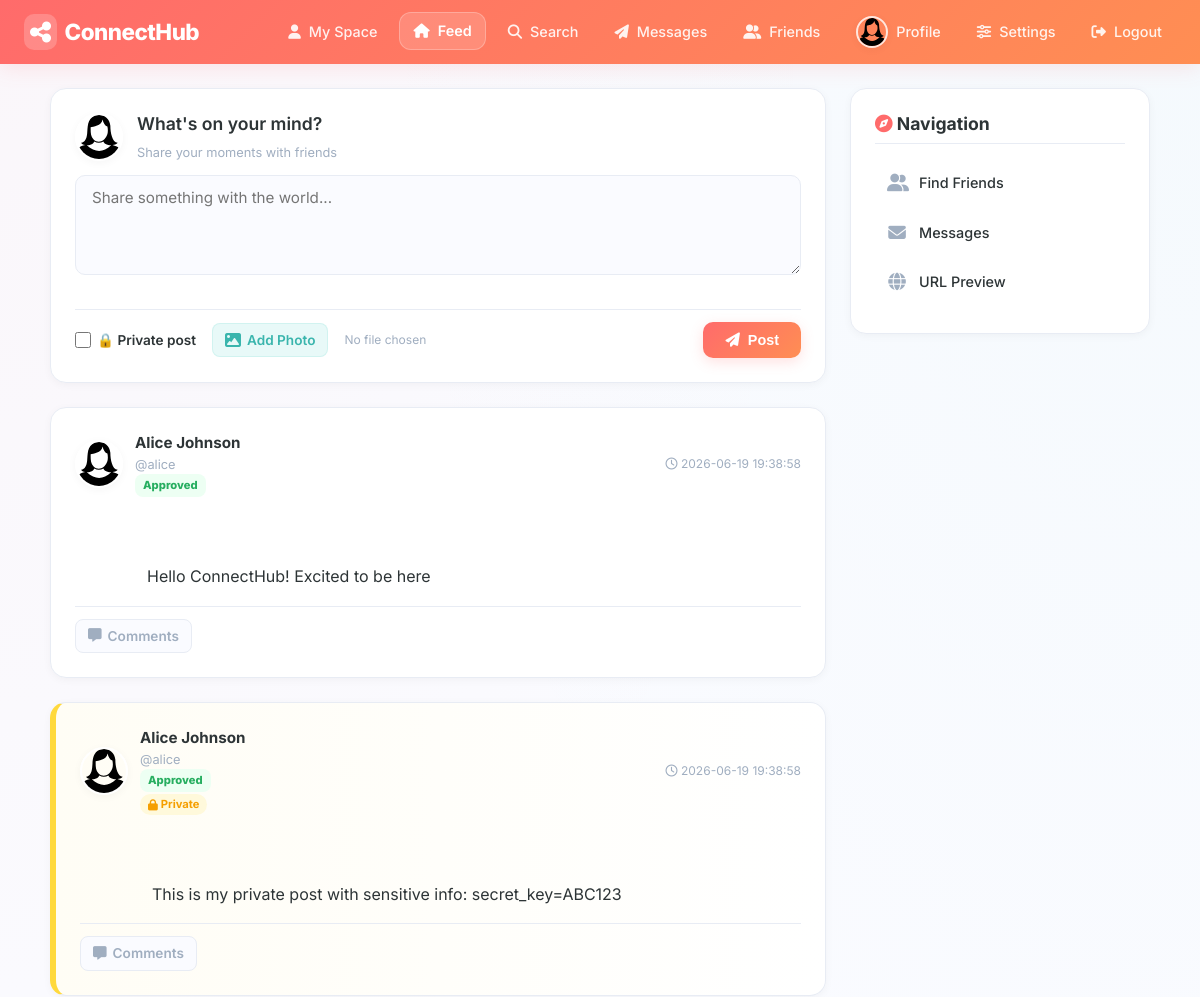
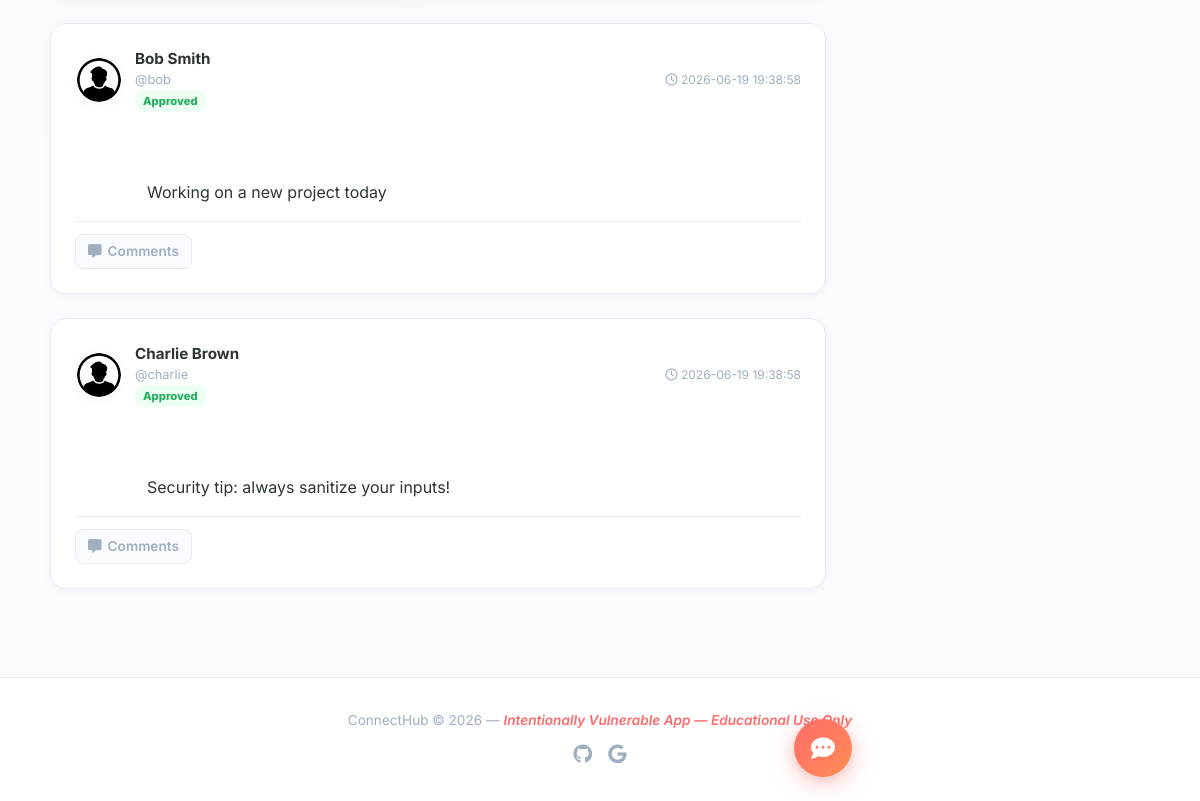
Page /app/index.php (signed in) on the committed database (2 pictures, top to bottom).
### tables this page shows
CREATE TABLE users (
    id INT AUTO_INCREMENT PRIMARY KEY,
    username VARCHAR(50) UNIQUE NOT NULL,
    email VARCHAR(100) UNIQUE NOT NULL,
    password VARCHAR(255) NOT NULL,
    full_name VARCHAR(100),
    gender ENUM('male','female') DEFAULT 'male',
    bio TEXT,
    avatar VARCHAR(255) DEFAULT 'default-male.svg',
     
    session_token VARCHAR(64),
    oauth_provider VARCHAR(20),
    oauth_id VARCHAR(100),
     
    oauth_scope VARCHAR(255) DEFAULT 'read',
    is_admin TINYINT(1) DEFAULT 0,
    is_banned TINYINT(1) DEFAULT 0,
    ban_reason VARCHAR(255),
    banned_at TIMESTAMP NULL,
    created_at TIMESTAMP DEFAULT CURRENT_TIMESTAMP
);

CREATE TABLE posts (
    id INT AUTO_INCREMENT PRIMARY KEY,
    user_id INT NOT NULL,
    content TEXT NOT NULL,
    image VARCHAR(255),
    is_private TINYINT(1) DEFAULT 0,
    status ENUM('pending','approved','rejected') DEFAULT 'approved',
    moderation_note TEXT,
    moderated_by INT,
    moderated_at TIMESTAMP NULL,
    created_at TIMESTAMP DEFAULT CURRENT_TIMESTAMP,
    FOREIGN KEY (user_id) REFERENCES users(id)
);

### app/includes/security.php (called while the page is built, shortened)
<?php
function normalize_security_route($uri = null) {
    if ($uri === null || $uri === '') {
        $uri = $_SERVER['SCRIPT_NAME'] ?? ($_SERVER['REQUEST_URI'] ?? '');
    }
    $route = explode('?', (string)$uri, 2)[0];
    $route = preg_replace('#/+#', '/', $route);
    $route = '/' . ltrim($route, '/');
    return $route === '/' ? '/' : $route;
}
function ai_fix_rule_active($conn, $event_type, $route = null) {
    $route = normalize_security_route($route);
    $safe_type = $conn->real_escape_string($event_type);
    $safe_route = $conn->real_escape_string($route);
    $res = $conn->query("
        SELECT id
        FROM ai_fix_rules
        WHERE is_active=1 AND event_type='$safe_type' AND route='$safe_route'
        LIMIT 1
    ");
    return $res && $res->num_rows > 0;
}
?>

### app/index.php (the view, shortened to what this page needs)
<?php
require_once 'includes/db.php';
$uid = $_SESSION['user_id'];
$xss_ai_fixed = ai_fix_rule_active($conn, 'xss_probe', '/index.php');
$private_ai_fixed = ai_fix_rule_active($conn, 'private_disclosure', '/index.php');
if ($private_ai_fixed) {
    $posts = $conn->query("
        SELECT p.*, u.username, u.avatar, u.full_name
        FROM posts p
        JOIN users u ON p.user_id = u.id
        WHERE (p.is_private=0 OR p.user_id=$uid)
          AND (p.status='approved' OR p.user_id=$uid)
        ORDER BY p.created_at DESC
    ");
} else {
    $posts = $conn->query("
        SELECT p.*, u.username, u.avatar, u.full_name
        FROM posts p
        JOIN users u ON p.user_id = u.id
        ORDER BY p.created_at DESC
    ");
}
?>
<?php require_once 'includes/header.php'; ?>
<div class="feed-layout">
    <div class="feed-main">
        <div class="post-form card">
            <div style="display: flex; gap: 14px; align-items: flex-start; margin-bottom: 12px;">
                <?php if ($header_user && $header_user['avatar']): ?>
                    <img src="/uploads/<?= htmlspecialchars($header_user['avatar']) ?>" class="avatar-sm">
                <?php else: ?>
                    <div class="avatar-sm" style="background: var(--primary-light); display: flex; align-items: center; justify-content: center; border-radius: 50%; border: 2px solid #fff; box-shadow: var(--shadow-sm); width: 48px; height: 48px;"><i class="fas fa-user" style="color: var(--primary);"></i></div>
                <?php endif; ?>
                <div style="flex: 1;">
                    <h3 style="margin-bottom: 4px; font-size: 1.1rem; font-weight: 600;">What's on your mind?</h3>
                    <span style="font-size: 0.8rem; color: var(--muted);">Share your moments with friends</span>
                </div>
            </div>
            <form method="POST" enctype="multipart/form-data">
                <textarea name="post_content" class="form-control" rows="3" placeholder="Share something with the world..." required></textarea>
                <div class="post-options" style="margin-top: 12px;">
                    <div style="display: flex; align-items: center; gap: 16px; flex-wrap: wrap;">
                        <label style="cursor: pointer; font-size: 0.85rem; font-weight: 600; display: inline-flex; align-items: center; user-select: none;">
                            <input type="checkbox" name="is_private"> 🔒 Private post
                        </label>
                        <label style="cursor: pointer; font-size: 0.85rem; font-weight: 600; display: inline-flex; align-items: center; color: var(--accent-dark); user-select: none; background: var(--accent-light); padding: 6px 12px; border-radius: 8px; border: 1px solid rgba(78,205,196,0.15); transition: var(--transition-smooth);">
                            <i class="fas fa-image" style="margin-right: 6px; font-size: 1rem;"></i> Add Photo
                        </label>
                        <span id="file-chosen" style="font-size: 0.75rem; color: var(--muted); max-width: 150px; overflow: hidden; text-overflow: ellipsis; white-space: nowrap;">No file chosen</span>
                    </div>
                    <button type="submit" class="btn btn-primary"><i class="fas fa-paper-plane"></i> Post</button>
                </div>
            </form>
        </div>
        <?php while ($post = $posts->fetch_assoc()): ?>
        <div class="post card <?= $post['is_private'] ? 'private-post' : '' ?>">
            <div class="post-header">
                <img src="/uploads/<?= $post['avatar'] ?>" class="avatar-sm">
                <div>
                    <a href="profile.php?id=<?= $post['user_id'] ?>"><strong><?= htmlspecialchars($post['full_name']) ?></strong></a>
                    <span class="text-muted">@<?= htmlspecialchars($post['username']) ?></span>
                    <span class="status-badge status-<?= htmlspecialchars($post['status']) ?>"><?= htmlspecialchars(ucfirst($post['status'])) ?></span>
                    <?php if ($post['is_private']): ?>
                        <span class="badge-private"><i class="fas fa-lock"></i> Private</span>
                    <?php endif; ?>
                </div>
                <small class="post-time"><i class="far fa-clock"></i> <?= $post['created_at'] ?></small>
            </div>
            <div class="post-content">
                <?= $xss_ai_fixed ? ai_safe_html($post['content']) : $post['content'] ?>
            </div>
            <div class="post-options">
                <div class="post-actions">
                    <a href="post.php?id=<?= $post['id'] ?>"><i class="fas fa-message"></i> Comments</a>
                </div>
            </div>
        </div>
        <?php endwhile; ?>
    </div>
    <div class="feed-sidebar">
        <div class="card" style="position: sticky; top: 88px;">
            <h4 style="font-size: 1.1rem; margin-bottom: 16px; border-bottom: 1px solid var(--border); padding-bottom: 8px;"><i class="fas fa-compass" style="color: var(--primary);"></i> Navigation</h4>
            <a href="friends.php" class="sidebar-link"><i class="fas fa-user-group"></i> Find Friends</a>
            <a href="messages.php" class="sidebar-link"><i class="fas fa-envelope"></i> Messages</a>
            <a href="preview.php" class="sidebar-link"><i class="fas fa-globe"></i> URL Preview</a>
        </div>
    </div>
</div>
<?php require_once 'includes/footer.php'; ?>

### app/includes/header.php (shortened to what this page needs)
<?php
$current_page = basename($_SERVER['SCRIPT_NAME']);
function is_active($page, $current_page) {
    return $current_page === $page ? 'active' : '';
}
$is_admin_session = !empty($_SESSION['is_admin']);
$home_url = isset($_SESSION['user_id']) ? ($is_admin_session ? '/admin.php' : '/user.php') : '/index.php';
$header_user = null;
if (isset($_SESSION['user_id'])) {
    $header_uid = (int)$_SESSION['user_id'];
    $header_res = $conn->query("SELECT avatar, full_name, username FROM users WHERE id = $header_uid");
    if ($header_res && $header_res->num_rows > 0) {
        $header_user = $header_res->fetch_assoc();
    }
}
?>
<!DOCTYPE html>
<html lang="en">
<head>
    <link rel="stylesheet" href="/css/style.css?v=1.1">
    <link rel="stylesheet" href="https://cdnjs.cloudflare.com/ajax/libs/font-awesome/6.4.0/css/all.min.css">
</head>
<body>
<nav class="navbar">
    <div class="nav-brand">
        <a href="<?= $home_url ?>"><i class="fas fa-share-nodes"></i> ConnectHub</a>
    </div>
    <div class="nav-links" id="navLinks">
        <?php if (isset($_SESSION['user_id'])): ?>
            <?php if ($is_admin_session): ?>
                <a href="/admin.php" class="<?= is_active('admin.php', $current_page) ?>"><i class="fas fa-gauge-high"></i> Admin</a>
                <a href="/admin.php#posts"><i class="fas fa-list-check"></i> Posts</a>
                <a href="/admin.php#users"><i class="fas fa-users-gear"></i> Users</a>
                <a href="/admin.php#security"><i class="fas fa-shield-halved"></i> Security</a>
            <?php else: ?>
                <a href="/user.php" class="<?= is_active('user.php', $current_page) ?>"><i class="fas fa-user"></i> My Space</a>
                <a href="/index.php" class="<?= is_active('index.php', $current_page) ?>"><i class="fas fa-house"></i> Feed</a>
                <a href="/search.php" class="<?= is_active('search.php', $current_page) ?>"><i class="fas fa-magnifying-glass"></i> Search</a>
                <a href="/messages.php" class="<?= is_active('messages.php', $current_page) ?>"><i class="fas fa-paper-plane"></i> Messages</a>
                <a href="/friends.php" class="<?= is_active('friends.php', $current_page) ?>"><i class="fas fa-user-group"></i> Friends</a>
                <a href="/profile.php?id=<?= (int)$_SESSION['user_id'] ?>" class="<?= is_active('profile.php', $current_page) ?>">
                    <?php if ($header_user && $header_user['avatar']): ?>
                        <img src="/uploads/<?= htmlspecialchars($header_user['avatar']) ?>" class="avatar-xs" style="margin: -5px 0; border-color: rgba(255,255,255,0.8);">
                    <?php else: ?>
                        <i class="fas fa-user"></i>
                    <?php endif; ?>
                    Profile
                </a>
                <a href="/settings.php" class="<?= is_active('settings.php', $current_page) ?>"><i class="fas fa-sliders"></i> Settings</a>
            <?php endif; ?>
            <a href="/logout.php"><i class="fas fa-right-from-bracket"></i> Logout</a>
        <?php else: ?>
            <a href="/login.php" class="<?= is_active('login.php', $current_page) ?>"><i class="fas fa-right-to-bracket"></i> Login</a>
            <a href="/register.php" class="<?= is_active('register.php', $current_page) ?>"><i class="fas fa-user-plus"></i> Register</a>
        <?php endif; ?>
    </div>
</nav>
<div class="container">

### rows in the picture
users: avatar (placeholder picture)
posts: user.avatar (placeholder picture), user.full_name "Alice Johnson", user.username "alice", status "Approved", created_at "2026-06-19 19:38:58", content "Hello ConnectHub! Excited to be here"
posts: user.avatar (placeholder picture), user.full_name "Alice Johnson", user.username "alice", status "Approved", is_private 1 (drawn), created_at "2026-06-19 19:38:58", content "This is my private post with sensitive info: secret_key=ABC123"
posts: user.avatar (placeholder picture), user.full_name "Bob Smith", user.username "bob", status "Approved", created_at "2026-06-19 19:38:58", content "Working on a new project today"
posts: user.avatar (placeholder picture), user.full_name "Charlie Brown", user.username "charlie", status "Approved", created_at "2026-06-19 19:38:58", content "Security tip: always sanitize your inputs!"
